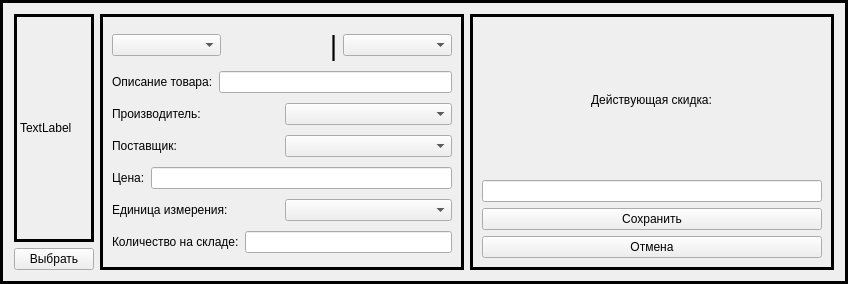
<?xml version="1.0" encoding="UTF-8"?>
<ui version="4.0">
 <class>Frame</class>
 <widget class="QFrame" name="Frame">
  <property name="geometry">
   <rect>
    <x>0</x>
    <y>0</y>
    <width>848</width>
    <height>284</height>
   </rect>
  </property>
  <property name="windowTitle">
   <string>Frame</string>
  </property>
  <property name="frameShape">
   <enum>QFrame::Box</enum>
  </property>
  <property name="lineWidth">
   <number>3</number>
  </property>
  <layout class="QHBoxLayout" name="horizontalLayout">
   <item>
    <layout class="QVBoxLayout" name="verticalLayout_5">
     <item>
      <widget class="QLabel" name="photo_label">
       <property name="frameShape">
        <enum>QFrame::Box</enum>
       </property>
       <property name="lineWidth">
        <number>3</number>
       </property>
       <property name="text">
        <string>TextLabel</string>
       </property>
      </widget>
     </item>
     <item>
      <widget class="QPushButton" name="select_btn">
       <property name="text">
        <string>Выбрать</string>
       </property>
      </widget>
     </item>
    </layout>
   </item>
   <item>
    <widget class="QFrame" name="main_frame">
     <property name="frameShape">
      <enum>QFrame::Box</enum>
     </property>
     <property name="lineWidth">
      <number>3</number>
     </property>
     <layout class="QVBoxLayout" name="verticalLayout">
      <item>
       <layout class="QHBoxLayout" name="horizontalLayout_2">
        <item>
         <widget class="QComboBox" name="cb_name"/>
        </item>
        <item>
         <widget class="QLabel" name="delimeter_label">
          <property name="font">
           <font>
            <pointsize>20</pointsize>
            <stylestrategy>PreferDefault</stylestrategy>
           </font>
          </property>
          <property name="text">
           <string>|</string>
          </property>
          <property name="alignment">
           <set>Qt::AlignRight|Qt::AlignTrailing|Qt::AlignVCenter</set>
          </property>
         </widget>
        </item>
        <item>
         <widget class="QComboBox" name="cb_type_name"/>
        </item>
       </layout>
      </item>
      <item>
       <layout class="QHBoxLayout" name="horizontalLayout_9">
        <item>
         <widget class="QLabel" name="desc_label">
          <property name="text">
           <string>Описание товара:</string>
          </property>
         </widget>
        </item>
        <item>
         <widget class="QLineEdit" name="description_edit">
          <property name="enabled">
           <bool>true</bool>
          </property>
         </widget>
        </item>
       </layout>
      </item>
      <item>
       <layout class="QHBoxLayout" name="horizontalLayout_4">
        <item>
         <widget class="QLabel" name="manufacturer_label">
          <property name="text">
           <string>Производитель:</string>
          </property>
         </widget>
        </item>
        <item>
         <widget class="QComboBox" name="cb_manufacturer"/>
        </item>
       </layout>
      </item>
      <item>
       <layout class="QHBoxLayout" name="horizontalLayout_5">
        <item>
         <widget class="QLabel" name="supplier_label">
          <property name="text">
           <string>Поставщик:</string>
          </property>
         </widget>
        </item>
        <item>
         <widget class="QComboBox" name="cb_supplier"/>
        </item>
       </layout>
      </item>
      <item>
       <layout class="QHBoxLayout" name="horizontalLayout_7">
        <item>
         <widget class="QLabel" name="price_label">
          <property name="text">
           <string>Цена:</string>
          </property>
         </widget>
        </item>
        <item>
         <widget class="QLineEdit" name="price_edit"/>
        </item>
       </layout>
      </item>
      <item>
       <layout class="QHBoxLayout" name="horizontalLayout_6">
        <item>
         <widget class="QLabel" name="measure_label">
          <property name="text">
           <string>Единица измерения:</string>
          </property>
         </widget>
        </item>
        <item>
         <widget class="QComboBox" name="cb_measure"/>
        </item>
       </layout>
      </item>
      <item>
       <layout class="QHBoxLayout" name="horizontalLayout_8">
        <item>
         <widget class="QLabel" name="remain_label">
          <property name="text">
           <string>Количество на складе:</string>
          </property>
         </widget>
        </item>
        <item>
         <widget class="QLineEdit" name="remain_edit"/>
        </item>
       </layout>
      </item>
     </layout>
    </widget>
   </item>
   <item>
    <widget class="QFrame" name="discont_frame">
     <property name="frameShape">
      <enum>QFrame::Box</enum>
     </property>
     <property name="lineWidth">
      <number>3</number>
     </property>
     <layout class="QVBoxLayout" name="verticalLayout_4">
      <property name="sizeConstraint">
       <enum>QLayout::SetDefaultConstraint</enum>
      </property>
      <item alignment="Qt::AlignHCenter">
       <widget class="QLabel" name="discount_label">
        <property name="font">
         <font>
          <underline>false</underline>
          <strikeout>false</strikeout>
          <kerning>false</kerning>
         </font>
        </property>
        <property name="text">
         <string>Действующая скидка:</string>
        </property>
       </widget>
      </item>
      <item>
       <widget class="QLineEdit" name="discont_edit"/>
      </item>
      <item>
       <layout class="QVBoxLayout" name="verticalLayout_2">
        <item>
         <widget class="QPushButton" name="save_btn">
          <property name="text">
           <string>Сохранить</string>
          </property>
         </widget>
        </item>
        <item>
         <widget class="QPushButton" name="cancel_btn">
          <property name="text">
           <string>Отмена</string>
          </property>
         </widget>
        </item>
       </layout>
      </item>
     </layout>
    </widget>
   </item>
  </layout>
 </widget>
 <resources/>
 <connections/>
</ui>
